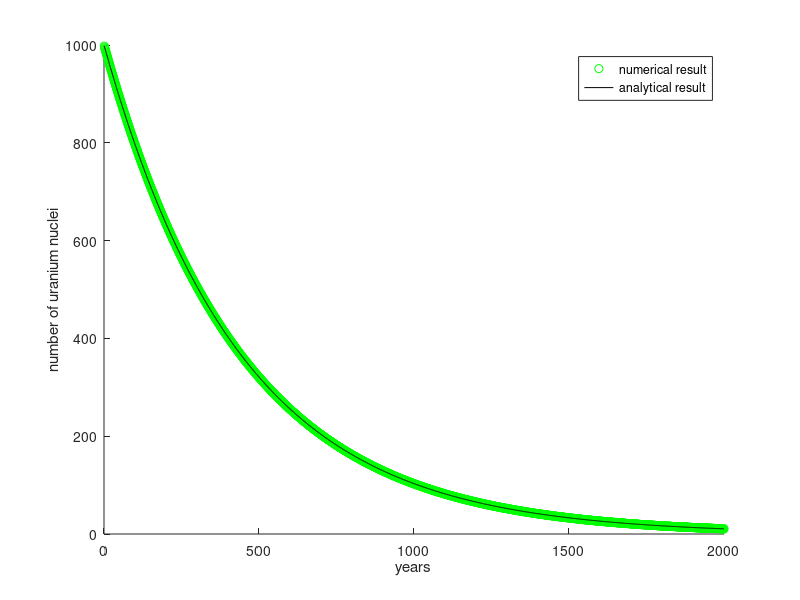

Write the MATLAB code that produced this figure.
%{
name:[Jiarui Zhao]
UID:[3030064517]
put on website:[yes]
%}

function code_template()
N0 = 1000; % initial number of uranium atoms
N=N0;
years = 2000;  % the year range
dt = 1e7;           % time step in years
tau = 4.4e9;        % mean lifetime of U238
ret1 = zeros(1,years); %save the value with
ret2 = zeros(1,years);
for i = 1:years
    N=N-N*dt/tau;
    ret1(1,i)=N;
    ret2(1,i)=N0*exp(-i*dt/tau);
end
figure
scatter([1:1:years],ret1,'g')
hold on 
plot([1:1:years],ret2,'k')
xlabel('years')
ylabel('number of uranium nuclei')
legend('numerical result','analytical result')
end
